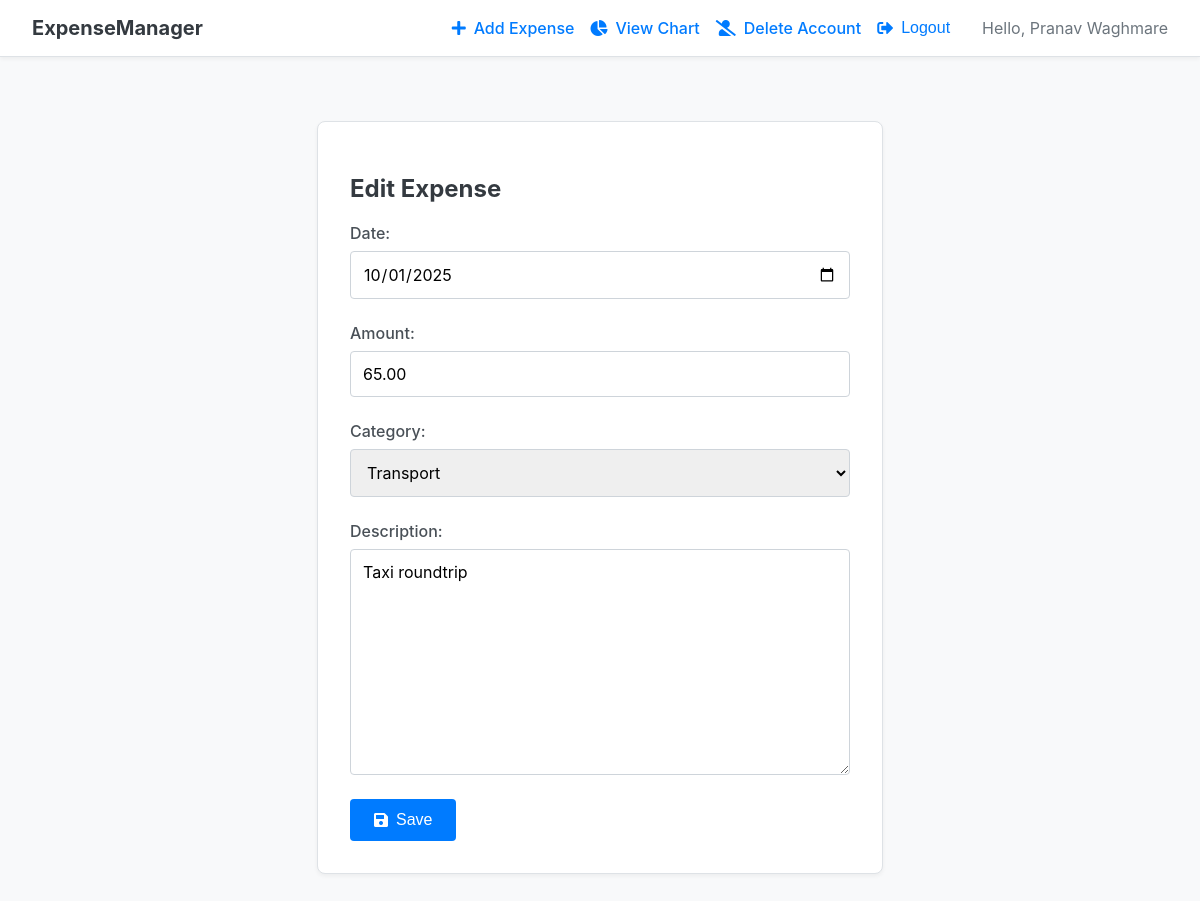
/edit/12/ (signed in), run on the app's committed database.
### expenses/models.py (models this page shows, shortened)
class Expense(models.Model):
    CATEGORY_CHOICES = [
        ('Entertainment', 'Entertainment'),
        ('Food', 'Food'),
        ('Transport', 'Transport'),
        ('Bills', 'Bills'),
        ('Healthcare', 'Healthcare'),
        ('Other', 'Other'),
    ]
    user = models.ForeignKey(User, on_delete=models.CASCADE)
    date = models.DateField()
    amount = models.DecimalField(max_digits=10, decimal_places=2)  # Using DecimalField is best practice for currency
    category = models.CharField(max_length=100, choices=CATEGORY_CHOICES)
    description = models.TextField(blank=True, null=True)  # Optional description

### expenses/views.py (the view)
# urls.py: path('edit/<int:expense_id>/', views.edit_expense, name='edit_expense'),
@login_required
def edit_expense(request, expense_id):
    expense = get_object_or_404(Expense, id=expense_id, user=request.user)  # Ensure user owns the expense
    if request.method == 'POST':
        form = ExpenseForm(request.POST, instance=expense)
        if form.is_valid():
            form.save()
            return redirect('view_expenses')
    else:
        form = ExpenseForm(instance=expense)  # Pre-fills the form [cite: 118]
    return render(request, 'expenses/add_edit_expense.html', {'form': form, 'title': 'Edit Expense'})

### expenses/forms.py (shortened to what this page needs)
class ExpenseForm(forms.ModelForm):
    class Meta:
        model = Expense
        fields = ['date', 'amount', 'category', 'description']
        widgets = {
            'date': forms.DateInput(attrs={'type': 'date'})  # Provides a nice date picker UI
        }

### expenses/templates/expenses/add_edit_expense.html (shortened to what this page needs)
{% extends 'expenses/base.html' %}
{% block content %}
    <div class="card form-container">
        <h2>{{ title }}</h2>
        <form method="post">
            {{ form.as_p }}
            <button type="submit"><i class="fas fa-save"></i>Save</button>
        </form>
    </div>
{% endblock %}

### expenses/templates/expenses/base.html (shortened to what this page needs)
<!DOCTYPE html>
<html lang="en">
<head>
    <link rel="stylesheet" href="https://cdnjs.cloudflare.com/ajax/libs/font-awesome/5.15.4/css/all.min.css">
</head>
<body>
    <nav>
        <div class="nav-left">
            <a href="{% url 'view_expenses' %}">ExpenseManager</a>
        </div>
        <div class="nav-right">
            {% if user.is_authenticated %}
                <a href="{% url 'add_expense' %}"><i class="fas fa-plus"></i>Add Expense</a>
                <a href="{% url 'chart' %}"><i class="fas fa-chart-pie"></i>View Chart</a>
                <a href="{% url 'delete_account' %}"><i class="fas fa-user-slash"></i>Delete Account</a>
                <form action="{% url 'logout' %}" method="post" style="display: inline;">
                    {% csrf_token %} <button type="submit"><i class="fas fa-sign-out-alt"></i>Logout</button>
                </form>
                <span>Hello, {% if user.first_name %}{{ user.get_full_name }}{% else %}{{ user.username }}{% endif %}</span>
            {% else %}
                <a href="{% url 'login' %}"><i class="fas fa-sign-in-alt"></i>Login</a>
                <a href="{% url 'signup' %}"><i class="fas fa-user-plus"></i>Sign Up</a>
            {% endif %}
        </div>
    </nav>
    <main>
        {% block content %}{% endblock %}
    </main>
</body>
</html>

### expenses/templates/expenses/base.html (style rules this page uses)
body { font-family: -apple-system, BlinkMacSystemFont, "Segoe UI", Roboto, "Helvetica Neue", Arial, sans-serif; margin: 0; background-color: #f8f9fa; color: #333; transition: background-color 0.3s; }
nav { background: #fff; padding: 1em 2em; margin-bottom: 2em; border-bottom: 1px solid #dee2e6; display: flex; justify-content: space-between; align-items: center; box-shadow: 0 2px 4px rgba(0,0,0,0.05); }
nav a, .nav-right form button { margin-right: 1em; text-decoration: none; color: #007bff; font-weight: 500; transition: color 0.2s, transform 0.2s; display: inline-flex; align-items: center; }
nav a i, .nav-right form button i { margin-right: 0.5em; }
.nav-right form button { background: none; border: none; cursor: pointer; padding: 0; font-size: 1rem; }
.nav-left a { font-size: 1.25rem; font-weight: bold; color: #343a40; }
.nav-right { display: flex; align-items: center; }
.nav-right span { margin-left: 1em; color: #6c757d; }
main { padding: 0 2em; }
.card { background: #fff; border: 1px solid #dee2e6; padding: 1.5em; margin-bottom: 1.5em; border-radius: 0.5rem; box-shadow: 0 2px 4px rgba(0,0,0,0.05); transition: transform 0.2s, box-shadow 0.2s; }
h2, h3 { color: #343a40; }
.form-container { max-width: 500px; margin: 4em auto; padding: 2em; }
form p { display: flex; flex-direction: column; margin-bottom: 1.5em; }
form label { margin-bottom: 0.5em; font-weight: 500; color: #495057; }
input[type="text"], input[type="password"], input[type="email"], input[type="date"], input[type="number"], select, textarea { width: 100%; padding: 0.75em; border: 1px solid #ced4da; border-radius: 0.25rem; box-sizing: border-box; font-family: inherit; font-size: 1rem; transition: border-color 0.2s, box-shadow 0.2s; }
textarea { resize: vertical; min-height: 120px; }
.btn, button[type="submit"] { padding: 0.75em 1.5em; border: none; border-radius: 0.25rem; cursor: pointer; font-size: 1rem; text-decoration: none; text-align: center; transition: background-color 0.2s, transform 0.2s; display: inline-flex; align-items: center; justify-content: center; }
.btn i, button[type="submit"] i { margin-right: 0.5em; }
button[type="submit"] { background-color: #007bff; color: #fff; }

### data on the page
Expense: date "10/01/2025", amount "65.00", category "Transport", description "Taxi roundtrip"

### other printed values
{{ user.get_full_name }} "Pranav Waghmare"
{{ title }} "Edit Expense"
